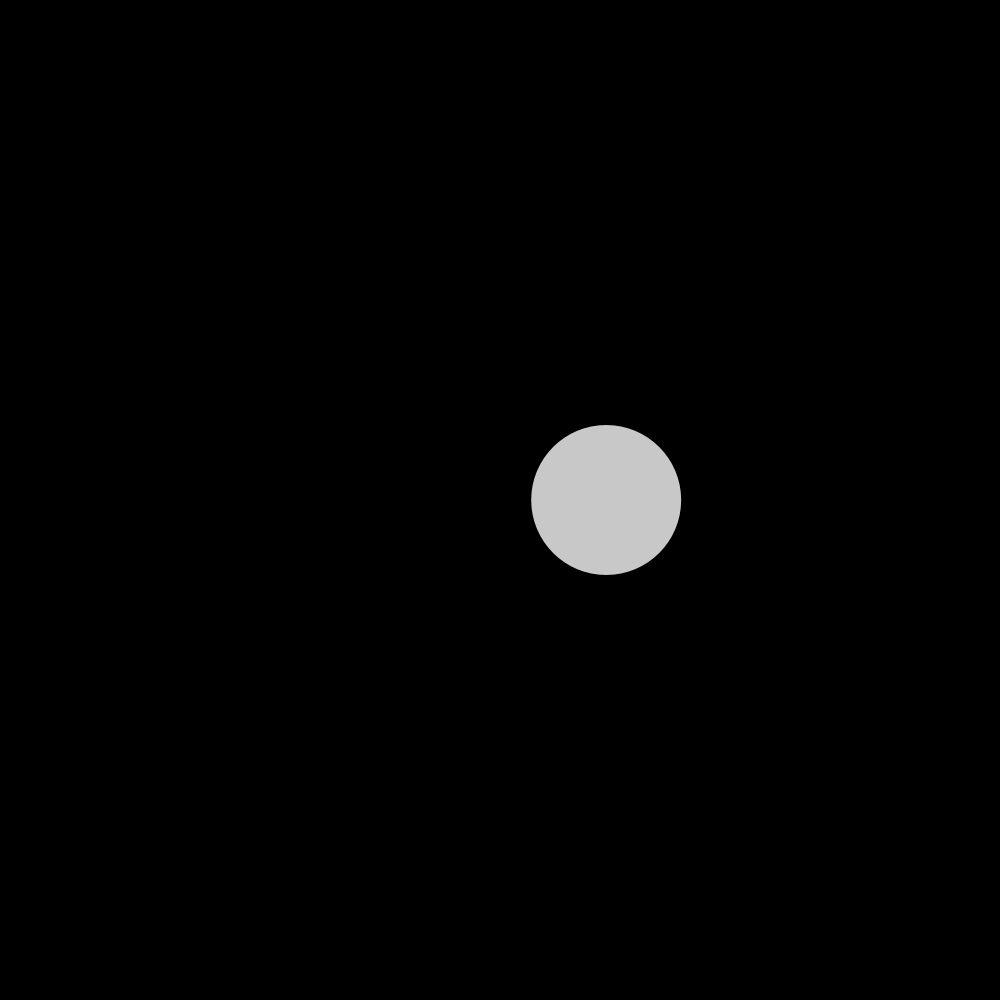
Frame 1 (no input)
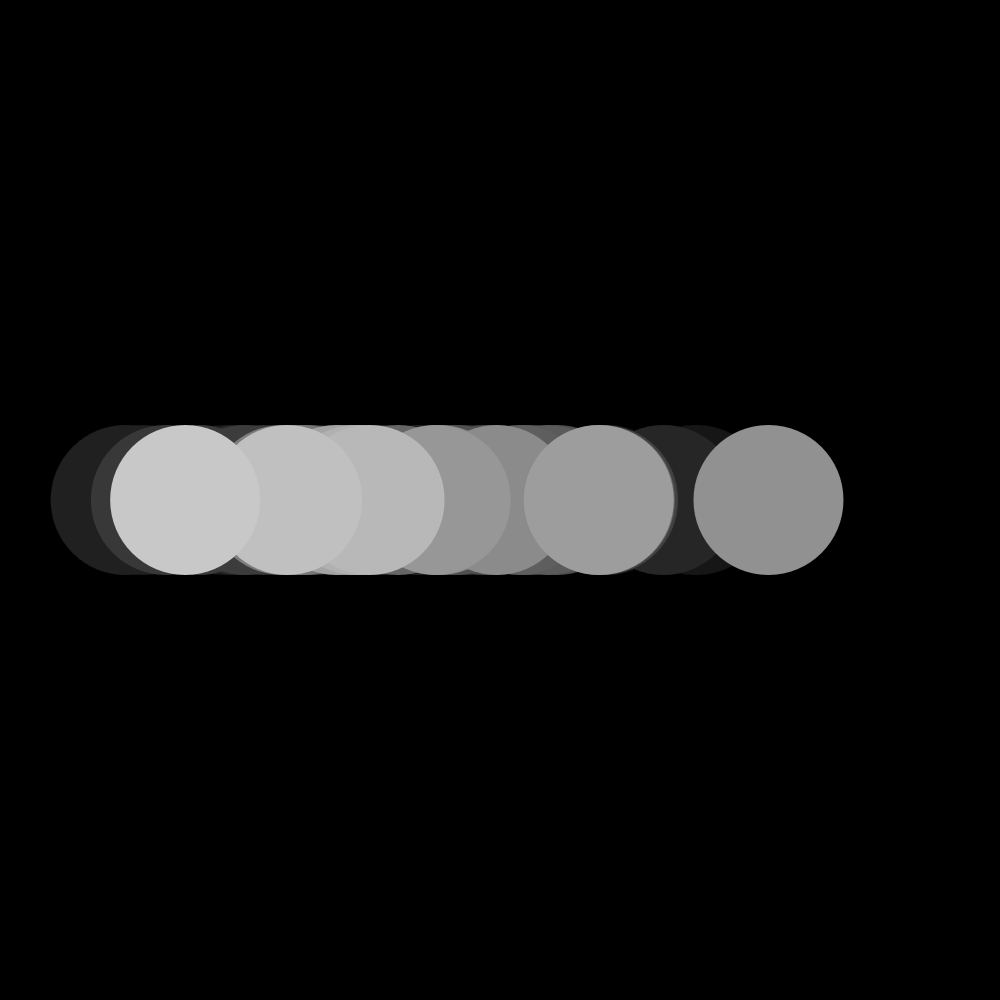
Frame 60 (the mouse pressed at the canvas centre just before this capture)
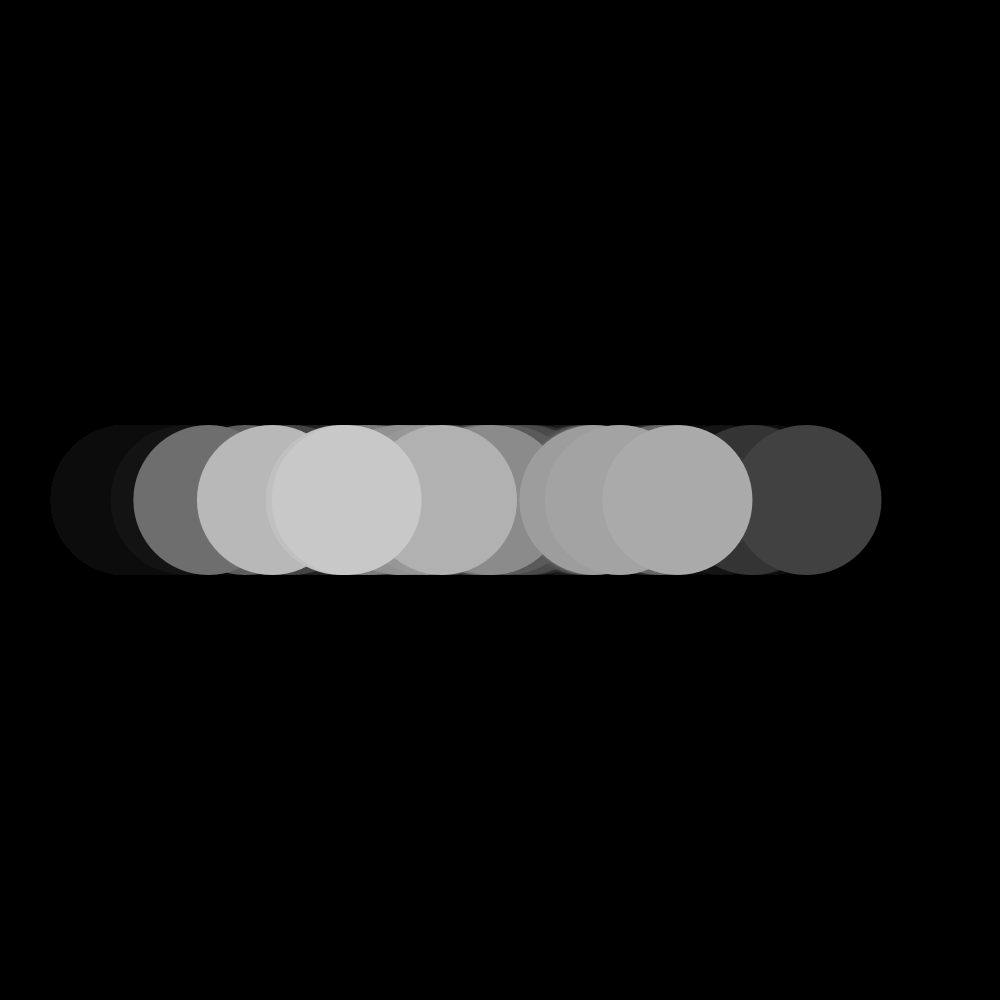
Frame 120 (the mouse held since frame 60 and released just before this capture)

The Processing sketch that drew these frames (run headless with seeded random() and noise(); from frame 60 on, the mouse is pressed at the canvas centre):

// Processing sketch: processing_136150
// ── processing_136150.pde

// Daniel Shiffman
// The Nature of Code
// http://www.shiffman.net/

float xoff = 0.0;
float xincrement = 0.9; 

void setup() {
  size(1000,1000);
  background(0);
  smooth();
  noStroke();
}

void draw() {
  // Create an alpha blended background
  fill(0, 10);
  rect(0,0,width,height);
  
  //float n = random(0,width);  // Try this line instead of noise
  
  // Get a noise value based on xoff and scale it according to the window's width
  float n = noise(xoff)*width;
  
  // With each cycle, increment xoff
  xoff += xincrement;
  
  // Draw the ellipse at the value produced by perlin noise
  fill(200);
  ellipse(n,height/2,150,150);
}
